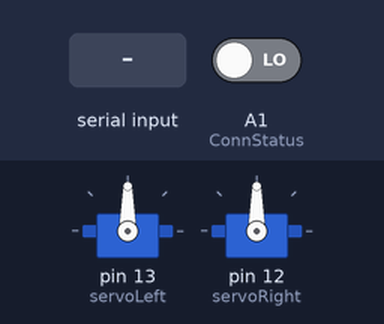
This sketch was run on a simulated Arduino Uno, built with avr-gcc and run on an emulated ATmega328P. Shown: 2 × servo. The inputs (shaded band) are chosen by the test bench; at power-on: A1 (ConnStatus) LOW. What the sketch prints to the serial monitor is not drawn.

Above: at 6.2 s.
6.3 s: "w" received over the second serial link
At 6.4 s:
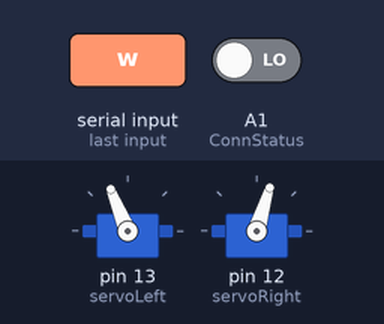
8.0 s: "s" received over the second serial link
At 8.1 s:
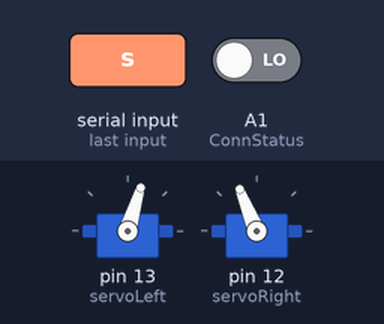
9.7 s: "a" received over the second serial link
At 9.8 s:
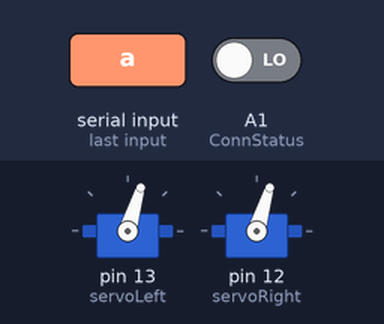
11.4 s: "d" received over the second serial link
At 11.5 s:
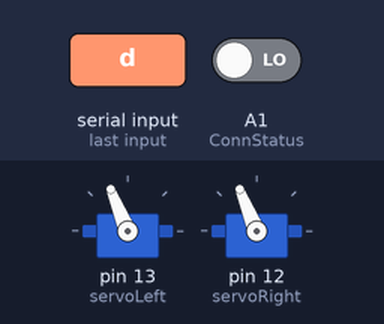
Timing chart, 0 to 14.1 s (numbered marks = the images above; inputs shaded):
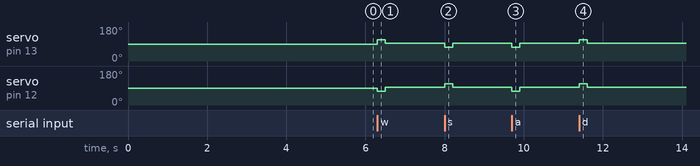

Measured:
- after the input at 6.3 s, servo on pin 13 (servoLeft): 90° → 112° at once, → 93° 0.20 s later; servo on pin 12 (servoRight): 90° → 73° at once, → 93° 0.20 s later
- after the input at 8.0 s, servo on pin 13 (servoLeft): 93° → 73° at once, → 93° 0.20 s later; servo on pin 12 (servoRight): 93° → 112° at once, → 93° 0.20 s later
- after the input at 9.7 s, servo on pin 13 (servoLeft), servo on pin 12 (servoRight): 93° → 73° at once, → 93° 0.20 s later
- after the input at 11.4 s, servo on pin 13 (servoLeft), servo on pin 12 (servoRight): 93° → 112° at once, → 93° 0.20 s later

The sketch:

manualCar.ino
```cpp
//-----------------------------------------------------------------------------------------------------------//
//                                                                                                           //
//  Slave_ELEC1601_Student_2019_v3                                                                           //
//  The Instructor version of this code is identical to this version EXCEPT it also sets PIN codes           //
//  20191008 Peter Jones                                                                                     //
//                                                                                                           //
//  Bi-directional passing of serial inputs via Bluetooth                                                    //
//  Note: the void loop() contents differ from "capitalise and return" code                                  //
//                                                                                                           //
//  This version was initially based on the 2011 Steve Chang code but has been substantially revised         //
//  and heavily documented throughout.                                                                       //
//                                                                                                           //
//  20190927 Ross Hutton                                                                                     //
//  Identified that opening the Arduino IDE Serial Monitor asserts a DTR signal which resets the Arduino,    //
//  causing it to re-execute the full connection setup routine. If this reset happens on the Slave system,   //
//  re-running the setup routine appears to drop the connection. The Master is unaware of this loss and      //
//  makes no attempt to re-connect. Code has been added to check if the Bluetooth connection remains         //
//  established and, if so, the setup process is bypassed.                                                   //
//                                                                                                           //
//-----------------------------------------------------------------------------------------------------------//
#include <Servo.h>                      // Include servo library

Servo servoLeft;                        // Declare left and right servos

Servo servoRight;

const int trigPinF = 9;
const int echoPinF = 10;

const int trigPinL = 3;
const int echoPinL = 4;

const int trigPinR = 5;
const int echoPinR = 6;

#include <SoftwareSerial.h>   //Software Serial Port

#define RxD 7
#define TxD 6
#define ConnStatus A1

#define DEBUG_ENABLED  1

// ##################################################################################
// ### EDIT THE LINES BELOW TO MATCH YOUR SHIELD NUMBER AND CONNECTION PIN OPTION ###
// ##################################################################################

int shieldPairNumber = 8;

// CAUTION: If ConnStatusSupported = true you MUST NOT use pin A1 otherwise "random" reboots will occur
// CAUTION: If ConnStatusSupported = true you MUST set the PIO[1] switch to A1 (not NC)

boolean ConnStatusSupported = true;   // Set to "true" when digital connection status is available on Arduino pin

// #######################################################

// The following two string variable are used to simplify adaptation of code to different shield pairs

String slaveNameCmd = "\r\n+STNA=Slave";   // This is concatenated with shieldPairNumber later

SoftwareSerial blueToothSerial(RxD,TxD);

char cmds[] = {};

void setup()
{
    Serial.begin(9600);
    blueToothSerial.begin(38400);                    // Set Bluetooth module to default baud rate 38400

    pinMode(RxD, INPUT);
    pinMode(TxD, OUTPUT);
    pinMode(ConnStatus, INPUT);
    pinMode(trigPinF, OUTPUT);
    pinMode(echoPinF, INPUT);
    pinMode(trigPinL, OUTPUT);
    pinMode(echoPinL, INPUT);
    pinMode(trigPinR, OUTPUT);
    pinMode(echoPinR, INPUT);
    servoLeft.attach(13);               // Attach left signal to pin 13
    servoRight.attach(12);

    //  Check whether Master and Slave are already connected by polling the ConnStatus pin (A1 on SeeedStudio v1 shield)
    //  This prevents running the full connection setup routine if not necessary.

    if(ConnStatusSupported) Serial.println("Checking Slave-Master connection status.");

    if(ConnStatusSupported && digitalRead(ConnStatus)==1)
    {
        Serial.println("Already connected to Master - remove USB cable if reboot of Master Bluetooth required.");
    }
    else
    {
        Serial.println("Not connected to Master.");

        setupBlueToothConnection();   // Set up the local (slave) Bluetooth module

        delay(1000);                  // Wait one second and flush the serial buffers
        Serial.flush();
        blueToothSerial.flush();
    }
}


void loop()
{
    manual();
    autoManual();
    manualReverse();
}


void setupBlueToothConnection()
{
    Serial.println("Setting up the local (slave) Bluetooth module.");

    slaveNameCmd += shieldPairNumber;
    slaveNameCmd += "\r\n";

    blueToothSerial.print("\r\n+STWMOD=0\r\n");      // Set the Bluetooth to work in slave mode
    blueToothSerial.print(slaveNameCmd);             // Set the Bluetooth name using slaveNameCmd
    blueToothSerial.print("\r\n+STAUTO=0\r\n");      // Auto-connection should be forbidden here
    blueToothSerial.print("\r\n+STOAUT=1\r\n");      // Permit paired device to connect me

    //  print() sets up a transmit/outgoing buffer for the string which is then transmitted via interrupts one character at a time.
    //  This allows the program to keep running, with the transmitting happening in the background.
    //  Serial.flush() does not empty this buffer, instead it pauses the program until all Serial.print()ing is done.
    //  This is useful if there is critical timing mixed in with Serial.print()s.
    //  To clear an "incoming" serial buffer, use while(Serial.available()){Serial.read();}

    blueToothSerial.flush();
    delay(2000);                                     // This delay is required

    blueToothSerial.print("\r\n+INQ=1\r\n");         // Make the slave Bluetooth inquirable

    blueToothSerial.flush();
    delay(2000);                                     // This delay is required

    Serial.println("The slave bluetooth is inquirable!");
}


void manual(){
  char recvChar;

    while(1)
    {
        if(blueToothSerial.available())   // Check if there's any data sent from the remote Bluetooth shield
        {
            recvChar = blueToothSerial.read();
            Serial.print(recvChar);
            if (recvChar == 'b'){
              break;
            }
            move(recvChar);
        }
    }
}

void autoManual(){
  for(int i = 0; i < sizeof(cmds); i++){
    move(cmds[i]);
  }
}

char reverseCmd(char letter){
  if (letter == 'w' || letter == 's'){
    return letter;
  }

  if (letter == 'a'){
    return 'd';
  }

  if (letter == 'd'){
    return 'a';
  }
}

void manualReverse(){
  for (int i = sizeof(cmds); i >= 0; i--){
    move(reverseCmd(cmds[i-1]));
  }

}


void move(char letter){
  if (letter == 'w'){
    forward();
  }

  else if (letter == 'a'){
    turnLeft();
  }

  else if (letter == 's'){
    backward();
  }

  else if(letter == 'd'){
    turnRight();
  }
}


void forward(){
  servoLeft.writeMicroseconds(1700);
  servoRight.writeMicroseconds(1300);
  delay(200);
  servoLeft.writeMicroseconds(1500);
  servoRight.writeMicroseconds(1500);
  cmds[sizeof(cmds)] = 'w';
}

void turnLeft(){
  servoLeft.writeMicroseconds(1300);
  servoRight.writeMicroseconds(1300);
  delay(200);
  servoLeft.writeMicroseconds(1500);
  servoRight.writeMicroseconds(1500);
  cmds[sizeof(cmds)] = 'a';
}


void turnRight(){
  servoLeft.writeMicroseconds(1700);
  servoRight.writeMicroseconds(1700);
  delay(200);
  servoLeft.writeMicroseconds(1500);
  servoRight.writeMicroseconds(1500);
  cmds[sizeof(cmds)] = 'd';
}


void backward(){
  servoLeft.writeMicroseconds(1300);
  servoRight.writeMicroseconds(1700);
  delay(200);
  servoLeft.writeMicroseconds(1500);
  servoRight.writeMicroseconds(1500);
  cmds[sizeof(cmds)] = 's';
}
```
